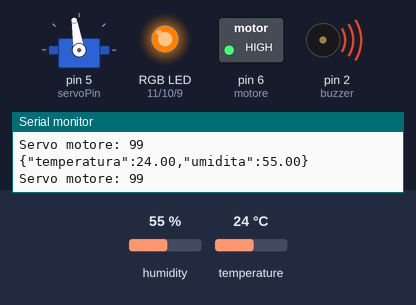
The sketch below on a simulated Arduino Uno, built with avr-gcc and run on an emulated ATmega328P. On the bench: servo, switched loads named in the sketch (green lamp = pin HIGH), an RGB LED mixed from three pins (HIGH = lit), buzzer (waves = sounding), the last lines printed to the serial monitor. The test bench sets the inputs (shaded band); at power-on: humidity 55 %, temperature 24 °C. Dim RGB values are drawn brighter than linear.

Above: at 5.9 s.
6.0 s: humidity set to 52 %
At 11.2 s:
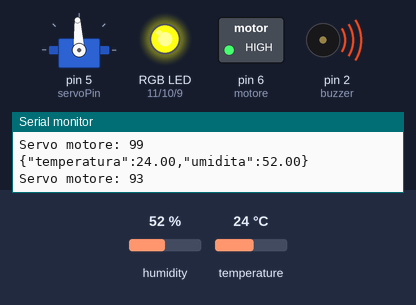
16.9 s: humidity set to 22 %
At 19.5 s:
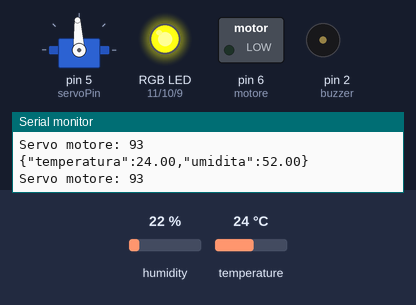
23.0 s: humidity set to 68 %
At 25.7 s:
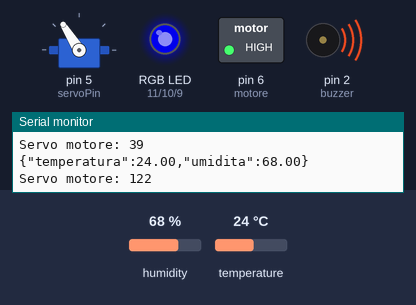
34.0 s: humidity set to 40 %
At 35.2 s:
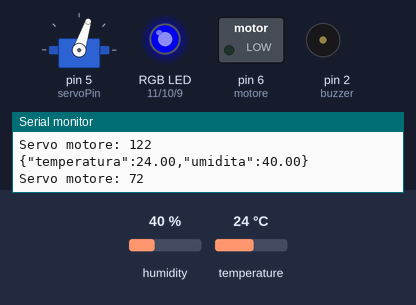
40.1 s: humidity set to 88 %
At 42.6 s:
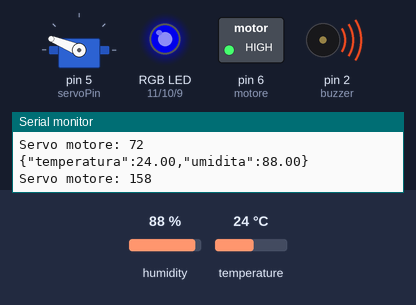
50.7 s: humidity set to 46 %
At 52.1 s:
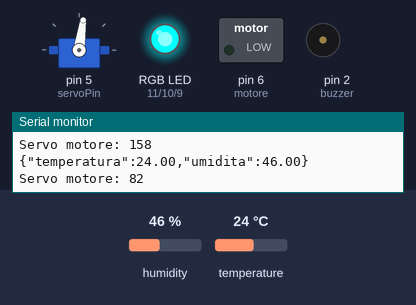
Timing chart, 0 to 53.7 s (numbered marks = the images above; inputs shaded):
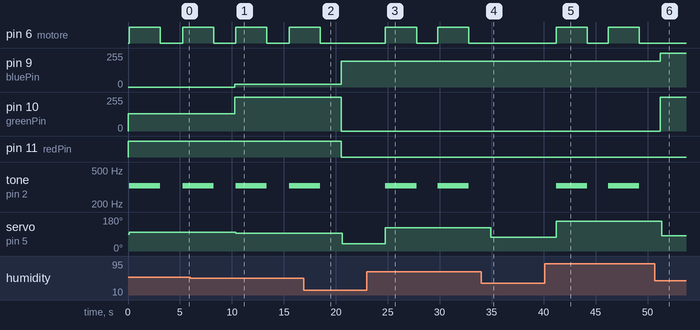

Measured:
- the behaviour switches between 54 and 53 % on humidity (found by bisection; images 0 and 1)
- after the input at 6.0 s, pin 9 (bluePin): 0/255 → 20/255 after 4.3 s; pin 10 (greenPin): 129/255 → 255/255 after 4.3 s; servo on pin 5 (servoPin): 99° → 93° after 4.4 s
- after the input at 16.9 s, pin 6 (motore): goes on until 18.5 s, then stays LOW; pin 9 (bluePin): 20/255 → 194/255 after 3.6 s; pin 10 (greenPin): 255/255 → 0/255 after 3.6 s; pin 11 (redPin): HIGH → LOW after 3.6 s; tone on pin 2 (buzzer): goes on until 18.5 s, then stays silent
- after the input at 23.0 s, pin 6 (motore): alternates HIGH for 3.0 s and LOW for 2.0 s, starting after 1.8 s; tone on pin 2 (buzzer): alternates 329 Hz for 3.0 s and silent for 2.0 s, starting after 1.8 s; servo on pin 5 (servoPin): 39° → 122° after 1.8 s
- after the input at 34.0 s, pin 6 (motore): stays LOW (without the input it goes to HIGH after 0.82 s); tone on pin 2 (buzzer): stays silent (without the input it goes to 329 Hz after 0.82 s); servo on pin 5 (servoPin): 122° → 72° after 0.92 s
- after the input at 40.1 s, pin 6 (motore): alternates HIGH for 3.0 s and LOW for 2.0 s, starting after 1.1 s; tone on pin 2 (buzzer): alternates 329 Hz for 3.0 s and silent for 2.0 s, starting after 1.1 s; servo on pin 5 (servoPin): 72° → 158° after 1.1 s
- after the input at 50.7 s, pin 6 (motore): stays LOW (without the input it goes to HIGH after 0.54 s); pin 9 (bluePin): 194/255 → 255/255 after 0.54 s; pin 10 (greenPin): 0/255 → 255/255 after 0.54 s; tone on pin 2 (buzzer): stays silent (without the input it goes to 329 Hz after 0.54 s); servo on pin 5 (servoPin): 158° → 82° after 0.64 s
- by itself, pin 6 (motore): alternates HIGH for 3.0 s and LOW for 2.1 s

The sketch:

tempANDhum.ino
```cpp
#include <DHT.h>  // libreria
#include <Servo.h> //Inserire la libreria Servo

// pin digitale connesso al DHT
#define PIN 3

// tipo del sensore
#define TIPO DHT11

//Il nome del servo è mioServo
Servo mioServo;

// sensore (pin del sensore, versione)
DHT mio_dht(PIN, TIPO);

// variabili per umidità e temperatura
float umidita = 0.0;
float temperatura = 0.0;

// LED RGB
int redPin = 11;   // ROSSO
int greenPin = 10;  // VERDE
int bluePin = 9;   // BLU

// SERVO
int servoPin = 5;
int valore;

// BUZZER
int buzzer = 2;

// MOTORE
int motore = 6;

void setup() {
  // put your setup code here, to run once:
  Serial.begin(9600);     // inizializzo la comunicazione seriale
  mio_dht.begin();    // inizializzo sensore

  // output led
  pinMode(redPin, OUTPUT);
  pinMode(greenPin, OUTPUT);
  pinMode(bluePin, OUTPUT);

  // output motore
  pinMode(motore, OUTPUT);

  // output buzzer
  pinMode(buzzer, OUTPUT);

  // servomotore
  mioServo.attach(servoPin); //mioServo è collegato al pin digitale
}

  void loop() {
  // put your main code here, to run repeatedly:

  // lettura umidità
  umidita = mio_dht.readHumidity();
  // lettura temperatura
  temperatura = mio_dht.readTemperature();

  String tmp = "{\"temperatura\":" + String(temperatura) + ",\"umidita\":" + String(umidita) +"}";  //inizializzo la stringa
  Serial.println(tmp);

  // colore del led
  if(umidita < 43)
  {
     analogWrite(redPin,0);
     analogWrite(greenPin,0);
     analogWrite(bluePin,194);
     delay(100);
  }
  if(umidita > 42 && umidita < 46)
  {
     analogWrite(redPin,0);
     analogWrite(greenPin,0);
     analogWrite(bluePin,255);
     delay(100);
  }
  if(umidita > 45 && umidita < 48)
  {
     analogWrite(redPin,0);
     analogWrite(greenPin,255);
     analogWrite(bluePin,255);
     delay(100);
  }
  if(umidita > 47 && umidita < 50)
  {
     analogWrite(redPin,065);
     analogWrite(greenPin,255);
     analogWrite(bluePin,050);
     delay(100);
  }
  if(umidita > 49 && umidita < 52)
  {
     analogWrite(redPin,255);
     analogWrite(greenPin,225);
     analogWrite(bluePin,0);
     delay(100);
  }
  if(umidita > 51 && umidita < 54)
  {
     analogWrite(redPin,255);
     analogWrite(greenPin,255);
     analogWrite(bluePin,024);
     delay(100);
  }
  if(umidita > 53 && umidita < 56)
  {
     analogWrite(redPin,255);
     analogWrite(greenPin,129);
     analogWrite(bluePin,0);
     delay(100);
  }
  if(umidita > 55 && umidita < 58)
  {
     analogWrite(redPin,255);
     analogWrite(greenPin,0);
     analogWrite(bluePin,0);
     delay(100);
  }

  // conversione in gradi per il ServoMotore
  valore = (180*umidita)/100;
  mioServo.write(valore);
  Serial.print("Servo motore: ");
  Serial.println(valore);

  // buzzer
  if(umidita > 50) {
    tone(buzzer, 329);
    digitalWrite(motore, HIGH);
    delay(3000);
    noTone(buzzer);
    digitalWrite(motore, LOW);

  }

  delay(2000);  // ritardo di 2 secondi nella lettura
}
```
